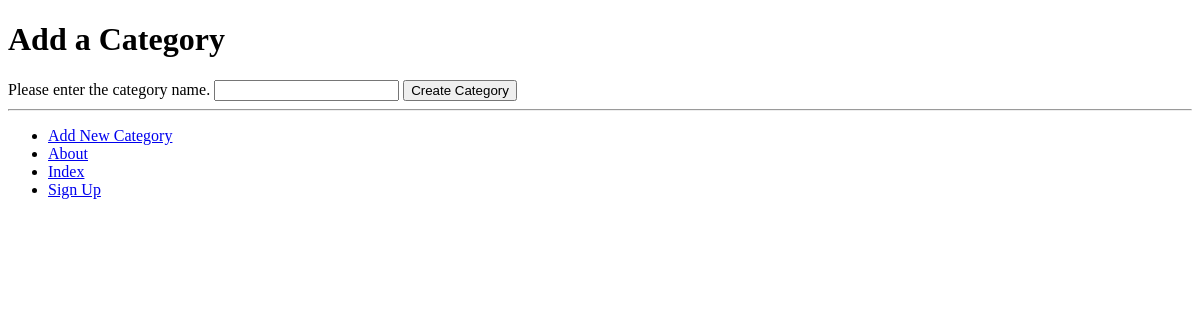
/rango/add_category/, run on an earlier commit of the app's database.
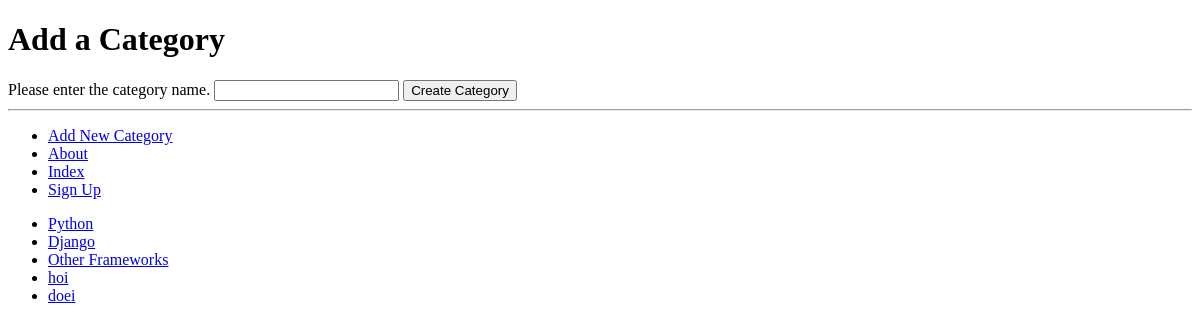
And on a later commit of the database.
### rango/models.py (models this page shows, shortened)
class Category(models.Model):
    name = models.CharField(max_length=128, unique=True)
    views = models.IntegerField(default=0)
    likes = models.IntegerField(default=0)
    slug = models.SlugField(unique=True)
    class Meta:
        verbose_name_plural = 'categories'

### rango/views.py (the view, shortened to what this page needs)
def add_category(request):
    form = CategoryForm()
    return render(request, 'rango/add_category.html', {'form': form})

### rango/forms.py
class CategoryForm(forms.ModelForm):
    name = forms.CharField(max_length=128,
                           help_text="Please enter the category name.")
    views = forms.IntegerField(widget=forms.HiddenInput(), initial=0)
    likes = forms.IntegerField(widget=forms.HiddenInput(), initial=0)
    slug = forms.CharField(widget=forms.HiddenInput(), required=False)
    class Meta:
        model = Category
        fields = ('name',)

### rango/templatetags/rango_template_tags.py (called while the page is built)
@register.inclusion_tag('rango/cats.html')
def get_category_list(cat=None):
    return {'cats': Category.objects.all(),
            'act_cat': cat}

### templates/rango/add_category.html (shortened to what this page needs)
{% extends 'rango/base.html' %}
{% load staticfiles %}
{% block body_block %}
	<h1>Add a Category</h1>
            <form id="category_form" method="post" action="/rango/add_category/">
                {% for field in form.visible_fields %}
                    {{ field.help_text }}
                    {{ field }}
                {% endfor %}
                <input type="submit" name="submit" value="Create Category" />
            </form>
{% endblock %}

### templates/rango/cats.html
<ul>
    {% for c in cats %}
        {% if c == act_cat %}
            <li>
                <strong>
                    <a href="{% url 'show_category' c.slug %}">{{ c.name }}</a>
                </strong>
            </li>
        {% else %}
            <li>
                <a href="{% url 'show_category' c.slug %}">{{ c.name }}</a>
            </li>
        {% endif %}
    {% endfor %}
</ul>

What changed in the data, as far as the page shows it:
added Category: name "Python"
added Category: name "Django"
added Category: name "Other Frameworks"
added Category: name "hoi"
added Category: name "doei"
